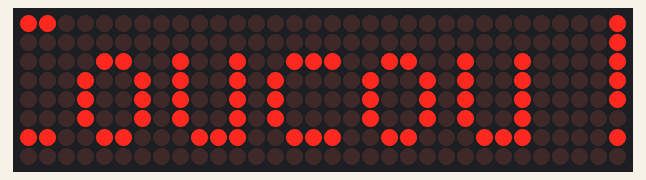
Bench run of a sketch on a simulated Arduino Uno, built with avr-gcc and run on an emulated ATmega328P. Parts: 32×8 LED matrix.

Above: at 1.8 s.

The sketch:

test_panneau.ino
```cpp
// Test : est-ce que le panneau LED marche ?
#include <MD_Parola.h>
#include <MD_MAX72xx.h>
#include <SPI.h>

#define HARDWARE_TYPE MD_MAX72XX::FC16_HW  // lettres mélangées ? essaie GENERIC_HW
MD_Parola panneau = MD_Parola(HARDWARE_TYPE, 10, 4);   // CS sur D10, 4 modules

void setup() {
  panneau.begin();
  panneau.setIntensity(2);       // lumière douce pour le test
  panneau.displayText("Coucou !", PA_CENTER, 50, 1000, PA_SCROLL_LEFT, PA_SCROLL_LEFT);
}

void loop() {
  if (panneau.displayAnimate()) panneau.displayReset();   // on recommence, sans fin
}
```

Measured:
- what the display in image 0 shows lasts 1.0 s, from 1.8 s to 2.8 s
